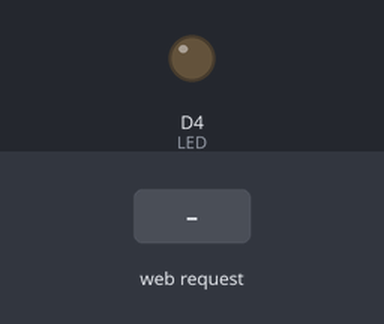
Simulated run of this sketch. Board: ESP8266 (NodeMCU). Parts: output pins drawn as LEDs (lit = HIGH). The test bench sets the inputs (shaded band). WiFi joins after 1.5 s; servers stay silent unless stated; what the sketch prints to the serial monitor is not drawn.

Above: at 2.7 s.
2.8 s: HTTP request GET /ledon received
At 3.7 s:
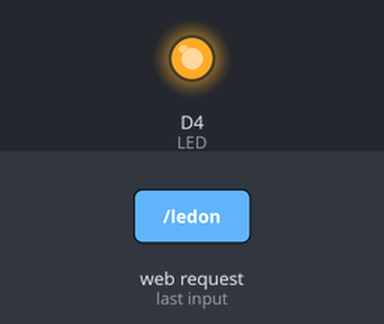
4.3 s: HTTP request GET /ledoff received
At 4.8 s:
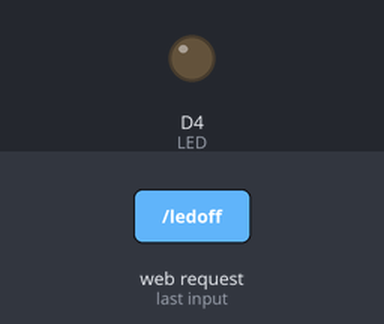
Timing chart, 0 to 7.3 s (numbered marks = the images above; inputs shaded):
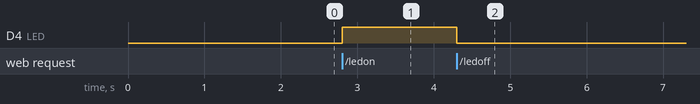

Measured:
- after the input at 2.8 s, D4 (LED): LOW → HIGH at once
- after the input at 4.3 s, D4 (LED): HIGH → LOW at once

The sketch:

browser_led2.ino
```cpp
#include <ESP8266WiFi.h>
#define LED D4

const String ssid = "4x";
const String password = "12345678";
unsigned char status_led = 0;

WiFiServer server(80);

void setup() {
  Serial.begin(115200);
  pinMode(LED, OUTPUT);
  digitalWrite(LED, LOW);

  // Connect to WiFi network
  Serial.println();
  Serial.println();
  Serial.print("Connecting to ");
  Serial.println(ssid);


  WiFi.begin(ssid, password);


  Serial.print("wait ");
  while (WiFi.status() != WL_CONNECTED) {
    delay(500);
    Serial.print(". ");
  }
  Serial.println("");
  Serial.println("WiFi connected");

  // Start the server
  server.begin();
  Serial.println("Server started at...");
  Serial.println(WiFi.localIP());

}

void loop() {

  // Check if a client has connected
  WiFiClient client = server.available();
  if (!client) {
    return;
  }

  // Wait until the client sends some data
  Serial.println("new client");
  while (! client.available())
  {
    delay (1);
  }


  // Read the first line of the request
  String req = client.readStringUntil('\r');
  Serial.println(req);
  client.flush();

  // Match the request

  if (req.indexOf("/ledoff") != -1)  {
    status_led = 0;
    digitalWrite(LED, LOW);
    Serial.println("LED OFF");
  }
  else if (req.indexOf("/ledon") != -1)
  {
    status_led = 1;
    digitalWrite(LED, HIGH);
    Serial.println("LED ON");
  }

  // Return the response

  client.println("<!DOCTYPE HTML>");
  client.println("<HTML>");
  client.println("<H1 style='color:blue;FONT-SIZE: 50px;'> LED CONTROL Develop By Mithun </H1>");
  client.println("<br />");

  if (status_led == 1)
    client.println("<H2> LED ON </H2>");
  else
    client.println("<H2> LED OFF </H2>");

  client.println("<a href=\"/ledon\"\"> <button style='FONT-SIZE: 50px; HEIGHT: 200px;WIDTH: 300px; 126px; Margin-right: 10px; TOP: 200px;'> LED ON </button> </a>");
  client.println("<a href=\"/ledoff\"\"> <button style='FONT-SIZE: 50px; HEIGHT: 200px; WIDTH: 300px; 126px; Margin-left: 100px; TOP: 200px;'> LED OFF </button> </a>");
  client.println("</html>");

  delay(1);
  Serial.println("Client disonnected");
  Serial.println("");

}
```
